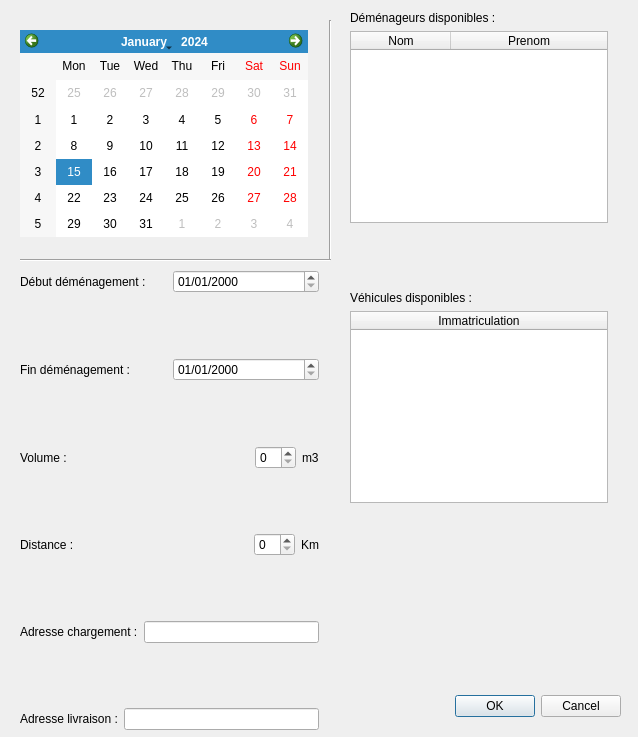
<?xml version="1.0" encoding="UTF-8"?>
<ui version="4.0">
 <class>DialogGestionCommercial</class>
 <widget class="QDialog" name="DialogGestionCommercial">
  <property name="geometry">
   <rect>
    <x>0</x>
    <y>0</y>
    <width>638</width>
    <height>737</height>
   </rect>
  </property>
  <property name="windowTitle">
   <string>Dialog</string>
  </property>
  <widget class="QDialogButtonBox" name="buttonBox">
   <property name="geometry">
    <rect>
     <x>420</x>
     <y>690</y>
     <width>201</width>
     <height>32</height>
    </rect>
   </property>
   <property name="orientation">
    <enum>Qt::Horizontal</enum>
   </property>
   <property name="standardButtons">
    <set>QDialogButtonBox::Cancel|QDialogButtonBox::Ok</set>
   </property>
  </widget>
  <widget class="Line" name="line">
   <property name="geometry">
    <rect>
     <x>320</x>
     <y>20</y>
     <width>20</width>
     <height>241</height>
    </rect>
   </property>
   <property name="orientation">
    <enum>Qt::Vertical</enum>
   </property>
  </widget>
  <widget class="QCalendarWidget" name="calendarWidgetCreaDossier">
   <property name="geometry">
    <rect>
     <x>20</x>
     <y>30</y>
     <width>288</width>
     <height>207</height>
    </rect>
   </property>
  </widget>
  <widget class="Line" name="line_2">
   <property name="geometry">
    <rect>
     <x>20</x>
     <y>250</y>
     <width>311</width>
     <height>20</height>
    </rect>
   </property>
   <property name="orientation">
    <enum>Qt::Horizontal</enum>
   </property>
  </widget>
  <widget class="QWidget" name="layoutWidget">
   <property name="geometry">
    <rect>
     <x>350</x>
     <y>11</y>
     <width>258</width>
     <height>492</height>
    </rect>
   </property>
   <layout class="QVBoxLayout" name="verticalLayout">
    <item>
     <widget class="QLabel" name="label_3">
      <property name="text">
       <string>Déménageurs disponibles :</string>
      </property>
     </widget>
    </item>
    <item>
     <widget class="QTableWidget" name="tableWidgetDemenageursDispo">
      <attribute name="horizontalHeaderStretchLastSection">
       <bool>true</bool>
      </attribute>
      <column>
       <property name="text">
        <string>Nom</string>
       </property>
      </column>
      <column>
       <property name="text">
        <string>Prenom</string>
       </property>
      </column>
     </widget>
    </item>
    <item>
     <spacer name="verticalSpacer">
      <property name="orientation">
       <enum>Qt::Vertical</enum>
      </property>
      <property name="sizeHint" stdset="0">
       <size>
        <width>20</width>
        <height>40</height>
       </size>
      </property>
     </spacer>
    </item>
    <item>
     <widget class="QLabel" name="label_4">
      <property name="text">
       <string>Véhicules disponibles :</string>
      </property>
     </widget>
    </item>
    <item>
     <widget class="QTableWidget" name="tableWidgetVehiculesDispo">
      <attribute name="horizontalHeaderShowSortIndicator" stdset="0">
       <bool>false</bool>
      </attribute>
      <attribute name="horizontalHeaderStretchLastSection">
       <bool>true</bool>
      </attribute>
      <column>
       <property name="text">
        <string>Immatriculation</string>
       </property>
      </column>
     </widget>
    </item>
   </layout>
  </widget>
  <widget class="QWidget" name="layoutWidget">
   <property name="geometry">
    <rect>
     <x>20</x>
     <y>270</y>
     <width>299</width>
     <height>460</height>
    </rect>
   </property>
   <layout class="QVBoxLayout" name="verticalLayout_2">
    <item>
     <layout class="QHBoxLayout" name="horizontalLayout">
      <item>
       <widget class="QLabel" name="label">
        <property name="text">
         <string>Début déménagement :</string>
        </property>
       </widget>
      </item>
      <item>
       <widget class="QDateEdit" name="dateEditDebutDem">
        <property name="displayFormat">
         <string>dd/MM/yyyy</string>
        </property>
       </widget>
      </item>
     </layout>
    </item>
    <item>
     <spacer name="verticalSpacer_6">
      <property name="orientation">
       <enum>Qt::Vertical</enum>
      </property>
      <property name="sizeHint" stdset="0">
       <size>
        <width>20</width>
        <height>40</height>
       </size>
      </property>
     </spacer>
    </item>
    <item>
     <layout class="QHBoxLayout" name="horizontalLayout_2">
      <item>
       <widget class="QLabel" name="label_2">
        <property name="text">
         <string>Fin déménagement :</string>
        </property>
       </widget>
      </item>
      <item>
       <widget class="QDateEdit" name="dateEditFinDem">
        <property name="displayFormat">
         <string>dd/MM/yyyy</string>
        </property>
       </widget>
      </item>
     </layout>
    </item>
    <item>
     <spacer name="verticalSpacer_5">
      <property name="orientation">
       <enum>Qt::Vertical</enum>
      </property>
      <property name="sizeHint" stdset="0">
       <size>
        <width>20</width>
        <height>40</height>
       </size>
      </property>
     </spacer>
    </item>
    <item>
     <layout class="QHBoxLayout" name="horizontalLayout_3">
      <item>
       <widget class="QLabel" name="label_5">
        <property name="text">
         <string>Volume :</string>
        </property>
       </widget>
      </item>
      <item>
       <spacer name="horizontalSpacer">
        <property name="orientation">
         <enum>Qt::Horizontal</enum>
        </property>
        <property name="sizeHint" stdset="0">
         <size>
          <width>40</width>
          <height>20</height>
         </size>
        </property>
       </spacer>
      </item>
      <item>
       <widget class="QSpinBox" name="spinBoxVolume"/>
      </item>
      <item>
       <widget class="QLabel" name="label_9">
        <property name="text">
         <string>m3</string>
        </property>
       </widget>
      </item>
     </layout>
    </item>
    <item>
     <spacer name="verticalSpacer_4">
      <property name="orientation">
       <enum>Qt::Vertical</enum>
      </property>
      <property name="sizeHint" stdset="0">
       <size>
        <width>20</width>
        <height>40</height>
       </size>
      </property>
     </spacer>
    </item>
    <item>
     <layout class="QHBoxLayout" name="horizontalLayout_4">
      <item>
       <widget class="QLabel" name="label_6">
        <property name="text">
         <string>Distance :</string>
        </property>
       </widget>
      </item>
      <item>
       <spacer name="horizontalSpacer_2">
        <property name="orientation">
         <enum>Qt::Horizontal</enum>
        </property>
        <property name="sizeHint" stdset="0">
         <size>
          <width>40</width>
          <height>20</height>
         </size>
        </property>
       </spacer>
      </item>
      <item>
       <widget class="QSpinBox" name="spinBoxKilometre"/>
      </item>
      <item>
       <widget class="QLabel" name="label_10">
        <property name="text">
         <string>Km</string>
        </property>
       </widget>
      </item>
     </layout>
    </item>
    <item>
     <spacer name="verticalSpacer_3">
      <property name="orientation">
       <enum>Qt::Vertical</enum>
      </property>
      <property name="sizeHint" stdset="0">
       <size>
        <width>20</width>
        <height>40</height>
       </size>
      </property>
     </spacer>
    </item>
    <item>
     <layout class="QHBoxLayout" name="horizontalLayout_5">
      <item>
       <widget class="QLabel" name="label_7">
        <property name="text">
         <string>Adresse chargement :</string>
        </property>
       </widget>
      </item>
      <item>
       <widget class="QLineEdit" name="lineEditAdresseChargement"/>
      </item>
     </layout>
    </item>
    <item>
     <spacer name="verticalSpacer_2">
      <property name="orientation">
       <enum>Qt::Vertical</enum>
      </property>
      <property name="sizeHint" stdset="0">
       <size>
        <width>20</width>
        <height>40</height>
       </size>
      </property>
     </spacer>
    </item>
    <item>
     <layout class="QHBoxLayout" name="horizontalLayout_6">
      <item>
       <widget class="QLabel" name="label_8">
        <property name="text">
         <string>Adresse livraison :</string>
        </property>
       </widget>
      </item>
      <item>
       <widget class="QLineEdit" name="lineEditAdresseLivraison"/>
      </item>
     </layout>
    </item>
   </layout>
  </widget>
 </widget>
 <resources/>
 <connections>
  <connection>
   <sender>buttonBox</sender>
   <signal>accepted()</signal>
   <receiver>DialogGestionCommercial</receiver>
   <slot>accept()</slot>
   <hints>
    <hint type="sourcelabel">
     <x>248</x>
     <y>254</y>
    </hint>
    <hint type="destinationlabel">
     <x>157</x>
     <y>274</y>
    </hint>
   </hints>
  </connection>
  <connection>
   <sender>buttonBox</sender>
   <signal>rejected()</signal>
   <receiver>DialogGestionCommercial</receiver>
   <slot>reject()</slot>
   <hints>
    <hint type="sourcelabel">
     <x>316</x>
     <y>260</y>
    </hint>
    <hint type="destinationlabel">
     <x>286</x>
     <y>274</y>
    </hint>
   </hints>
  </connection>
 </connections>
</ui>
